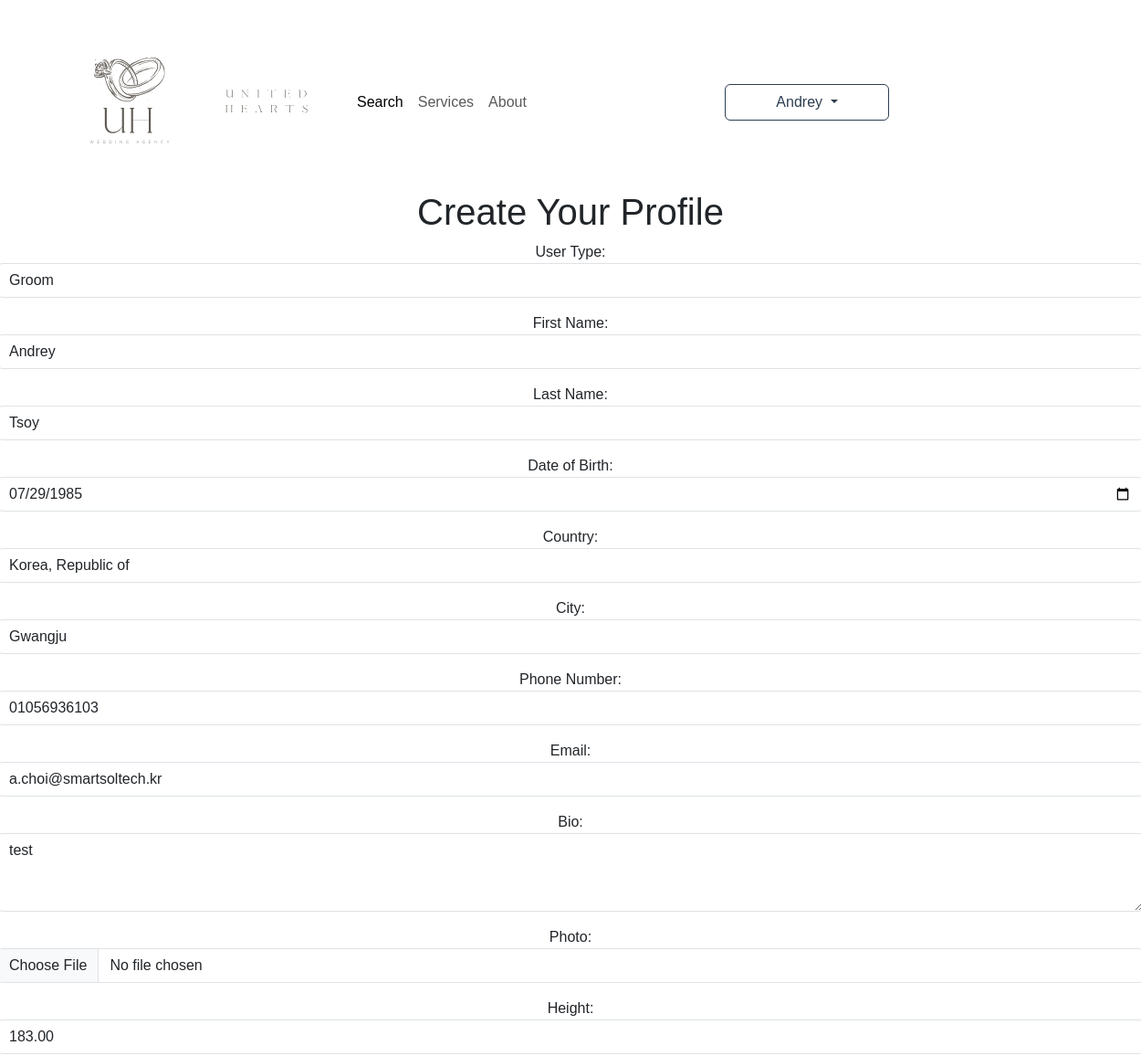
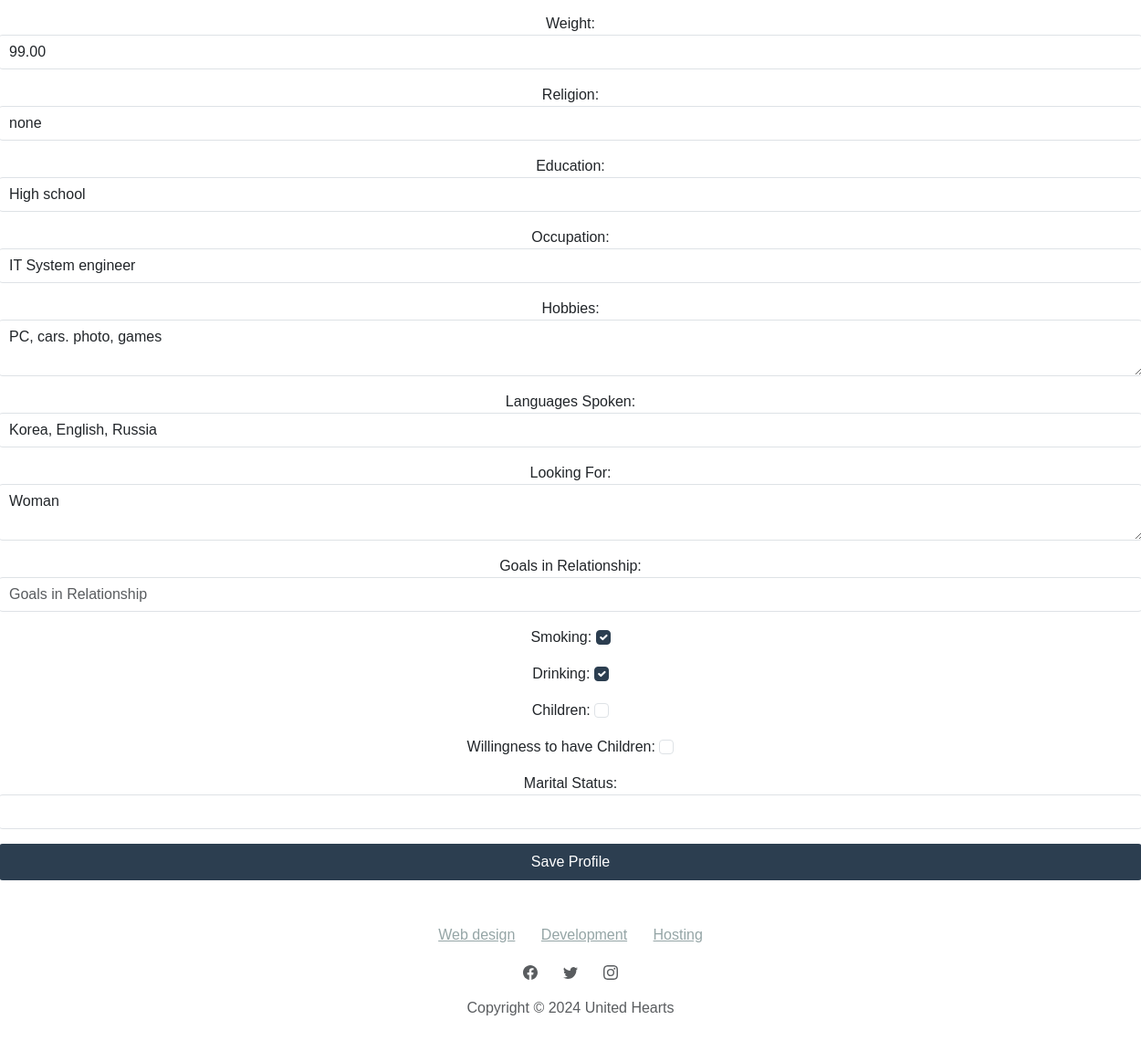
The page /en-us/profiles/profile/create/ (signed in) on the database its author committed (2 pictures, top to bottom).
### profiles/models.py (models this page shows, shortened)
class Profile(models.Model):
    USER_TYPE_CHOICES = [
        ('groom', _('Groom')),
        ('bride', _('Bride')),
    ]
    user = models.OneToOneField(User, on_delete=models.CASCADE)
    user_type = models.CharField(_('User Type'), max_length=10, choices=USER_TYPE_CHOICES)
    first_name = models.CharField(_('First Name'), max_length=100)
    last_name = models.CharField(_('Last Name'), max_length=100)
    date_of_birth = models.DateField(null=True, blank=True)
    country = models.CharField(_('Country'), max_length=100)
    city = models.CharField(_('City'), max_length=100)
    phone_number = models.CharField(_('Phone Number'), max_length=20, validators=[
        RegexValidator(regex=r'^\+?1?\d{9,15}$', message=_("Phone number must be entered in the format: '+999999999'. Up to 15 digits allowed."))
    ])
    email = models.EmailField(_('Email'))
    bio = models.TextField(_('Bio'))
    photo = models.ImageField(_('Photo'), upload_to='profile_photos/', null=True, blank=True)
    height = models.DecimalField(_('Height'), max_digits=5, decimal_places=2, null=True, blank=True)
    weight = models.DecimalField(_('Weight'), max_digits=5, decimal_places=2, null=True, blank=True)
    religion = models.CharField(_('Religion'), max_length=50, null=True, blank=True)
    education = models.CharField(_('Education'), max_length=255, null=True, blank=True)
    occupation = models.CharField(_('Occupation'), max_length=255, null=True, blank=True)
    hobbies = models.TextField(_('Hobbies'), null=True, blank=True)
    languages_spoken = models.CharField(_('Languages Spoken'), max_length=255, null=True, blank=True)
    looking_for = models.TextField(_('Looking For'), null=True, blank=True)
    goals_in_relationship = models.CharField(_('Goals in Relationship'), max_length=255, null=True, blank=True)
    smoking = models.BooleanField(_('Smoking'), default=False)
    drinking = models.BooleanField(_('Drinking'), default=False)
    children = models.BooleanField(_('Children'), default=False)
    willingness_to_have_children = models.BooleanField(_('Willingness to have Children'), default=False)
    marital_status = models.CharField(_('Marital Status'), max_length=50, null=True, blank=True)

### profiles/views.py (the view)
# urls.py: path('profile/create/', views.create_profile, name='create_profile'),  # Создание профиля
@login_required
def create_profile(request):
    try:
        profile = request.user.profile
    except Profile.DoesNotExist:
        profile = Profile.objects.create(user=request.user)
    if request.method == 'POST':
        form = ProfileForm(request.POST, request.FILES, instance=profile)
        if form.is_valid():
            form.save()
            messages.success(request, _('Your profile has been created!'))
            return redirect('profile_detail', pk=profile.pk)
    else:
        form = ProfileForm(instance=profile)
    return render(request, 'profiles/create_profile.html', {'form': form})

### templates/profiles/create_profile.html (shortened to what this page needs)
{% extends 'base.html' %}
{% load i18n %}
{% block content %}
    <h2>{% blocktrans %}Create Your Profile{% endblocktrans %}</h2>
    <form method="POST" enctype="multipart/form-data">
        {{ form.as_p }}
        <button type="submit" class="btn btn-primary">{% blocktrans %}Save Profile{% endblocktrans %}</button>
    </form>
{% endblock %}

### templates/navbar.html (shortened to what this page needs)
{% load static %}
<nav class="navbar navbar-expand-md bg-body py-3" style="width: 1280px" align="center">
    <div class="container">
        <a class="navbar-brand d-flex align-items-center" href="/">
            <span> <img src="{% static 'assets/img/logo.svg' %}" alt="Logo" width="150" height="150"></span>
            <span><img src="{% static 'assets/img/brand.svg' %}" alt="Brand" width="150" height="150"></span>
        </a>
        <div id="navcol-1" class="collapse navbar-collapse">
            <ul class="navbar-nav me-auto">
                <li class="nav-item"><a class="nav-link active" href="profiles">Search</a></li>
                <li class="nav-item"><a class="nav-link" href="#">Services</a></li>
                <li class="nav-item"><a class="nav-link" href="#">About</a></li>
            </ul>
        </div>
        <div class="container-fluid" align="center">
            {% if user.is_authenticated %}
                <div class="dropdown">
                    <button class="btn btn-outline-primary dropdown-toggle" style="width:180px" type="button" id="userMenu" data-bs-toggle="dropdown" aria-expanded="false">
                        {{ user.profile.first_name }}
                    </button>
                </div>
            {% endif %}
        </div>
    </div>
</nav>

### rows shown on the page
Profile: user_type "Groom", first_name "Andrey", last_name "Tsoy", date_of_birth "07/29/1985", country "Korea, Republic of", city "Gwangju", phone_number "01056936103", email "a.choi@smartsoltech.kr", bio "test", height "183.00", weight "99.00", religion "none", education "High school", occupation "IT System engineer", hobbies "PC, cars. photo, games", languages_spoken "Korea, English, Russia", looking_for "Woman", smoking "☑", drinking "☑"

### other values the page prints
{{ user.profile.first_name }} "Andrey"
